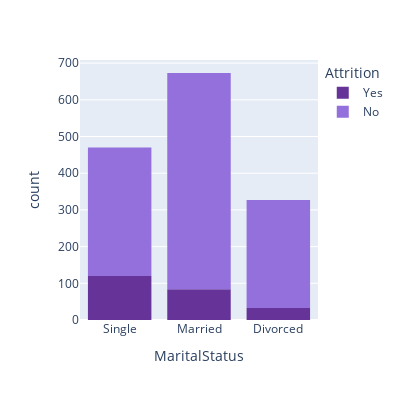

Source (notebook cell):
### Code cell
hist = px.histogram(df, x = "MaritalStatus", color = "Attrition", color_discrete_map = { "Yes": "RebeccaPurple", "No": "MediumPurple"}, width = 400, height = 400)
hist.show()

### Figure 1 — Plotly figure (JSON) as saved in the notebook; plotly's stock layout.template omitted (floating-point values rounded to 4 significant figures; data arrays with more than 128 entries replaced by an {"elided": "..."} marker saying what was removed)
{"data": [{"alignmentgroup": "True", "bingroup": "x", "hovertemplate": "Attrition=Yes<br>MaritalStatus=%{x}<br>count=%{y}<extra></extra>", "legendgroup": "Yes", "marker": {"color": "RebeccaPurple", "pattern": {"shape": ""}}, "name": "Yes", "offsetgroup": "Yes", "orientation": "v", "showlegend": true, "type": "histogram", "x": {"elided": "237 str values"}, "xaxis": "x", "yaxis": "y"}, {"alignmentgroup": "True", "bingroup": "x", "hovertemplate": "Attrition=No<br>MaritalStatus=%{x}<br>count=%{y}<extra></extra>", "legendgroup": "No", "marker": {"color": "MediumPurple", "pattern": {"shape": ""}}, "name": "No", "offsetgroup": "No", "orientation": "v", "showlegend": true, "type": "histogram", "x": {"elided": "1233 str values"}, "xaxis": "x", "yaxis": "y"}], "layout": {"barmode": "relative", "height": 400, "legend": {"title": {"text": "Attrition"}, "tracegroupgap": 0}, "margin": {"t": 60}, "width": 400, "xaxis": {"anchor": "y", "autorange": true, "domain": [0, 1], "range": [-0.5, 2.5], "title": {"text": "MaritalStatus"}, "type": "category"}, "yaxis": {"anchor": "x", "autorange": true, "domain": [0, 1], "range": [0, 708.4], "title": {"text": "count"}}}}
